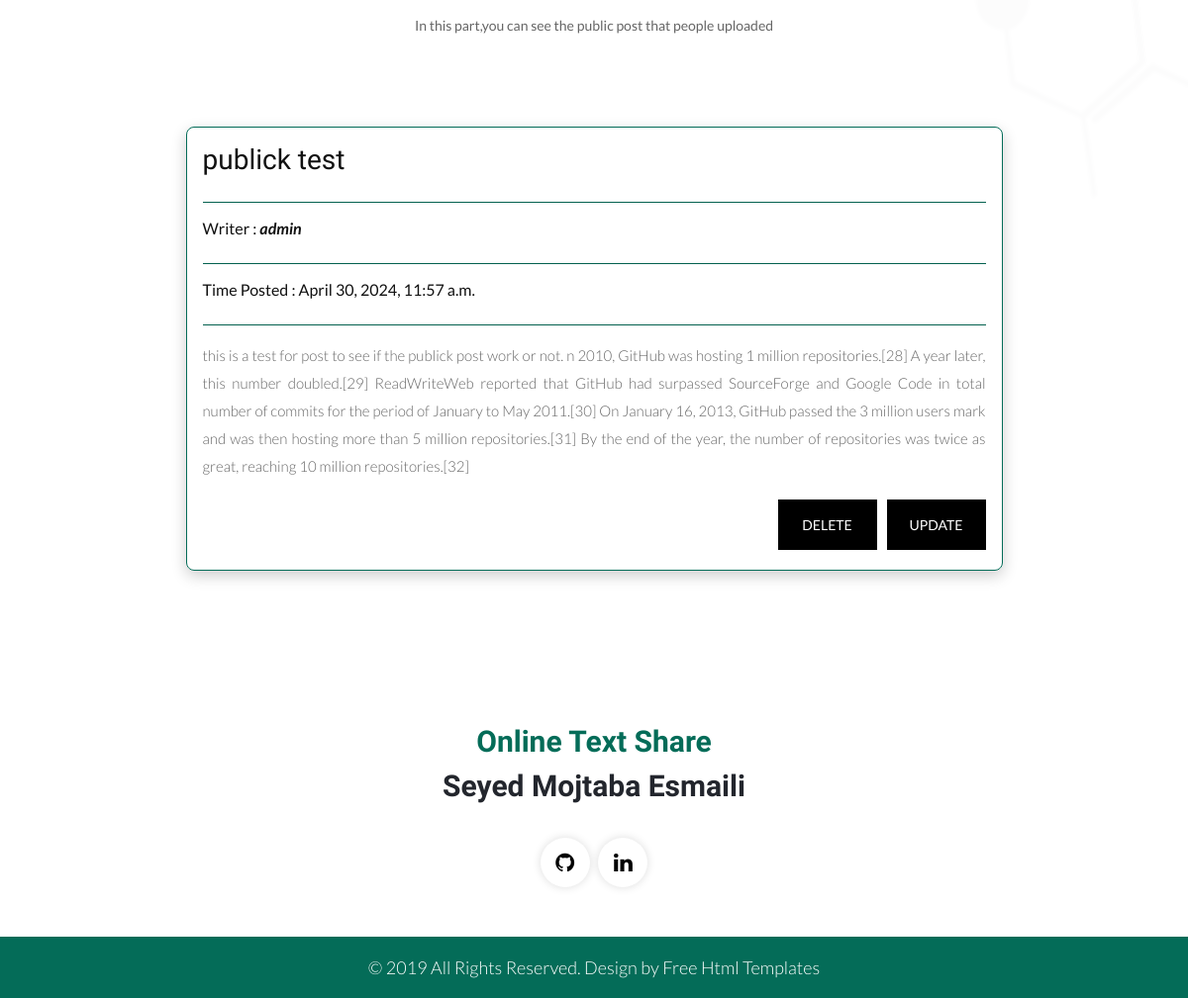
The page /post_detail/2 (lower part) on the database as committed earlier.
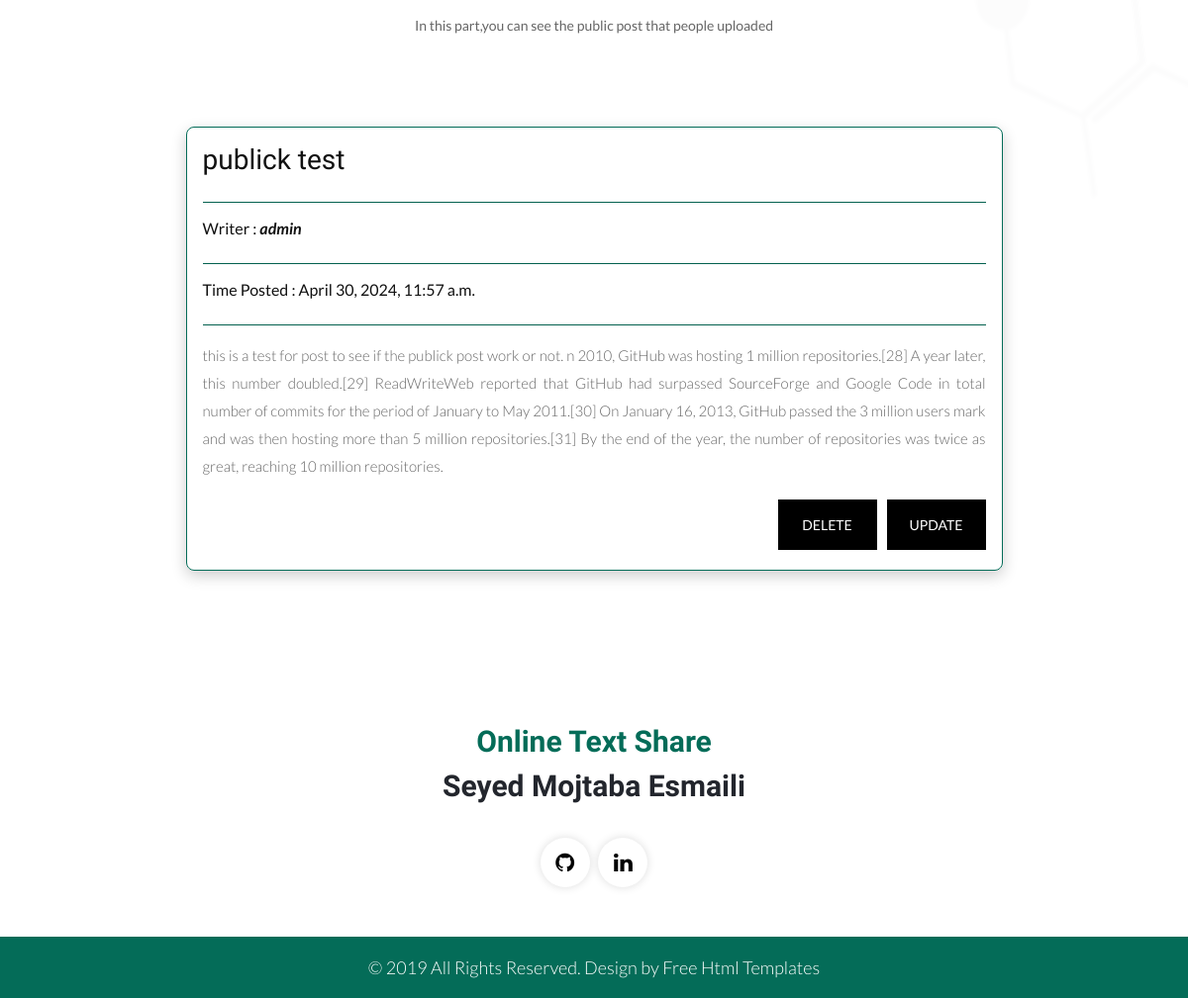
The same page on the database as committed later.
### posts/models.py (models this page shows, shortened)
class Post(models.Model):
    title = models.CharField(max_length=100)
    content = models.TextField()
    date_posted = models.DateTimeField(default=timezone.now)
    is_publick = models.BooleanField(default=False)
    user = models.ForeignKey(User,on_delete=models.CASCADE,null=True)
    class Meta:
        ordering = ['date_posted']

### posts/views.py (the view)
# urls.py: path('post_detail/<int:pk>',PostDetailview.as_view(),name='detail_post'),
class PostDetailview(DetailView):           # tempalte = > post_detail.html
    model = Post
    ordering = ['date_posted']

### posts/templates/posts/post_detail.html (shortened to what this page needs)
{% extends "posts/base.html" %}
{% block content %}
<div class="blog_main">
    <div class="container">
       <div class="row">
          <div class="col-md-12">
             <div class="titlepage">
                <h2>Public Posts</h2>
                <span>In this part,you can see the public post that people uploaded</span>
             </div>
          </div>
       </div>
        <div class='card-container'>
                  <div class='card-detail'>
                     <div class='card-content'>
                        <article>
                           <h3>{{post.title}}</h3>
                           <hr style="background:#046c58;">
                           <h4>Writer : <b><i>{{post.user.username}}</i></b></h4>
                           <hr style="background:#046c58;">
                           <h4>Time Posted : {{post.date_posted}}</h4>
                           <hr style="background:#046c58;">
                           <p>{{post.content}}</p>
                        </article>
                        <div class='post-btns'>
                            <a  href='/update_post/{{post.id}}'><button class='post-btn'>Update</button></a>
                            <a  href='/delete_post/{{post.id}}'><button class='post-btn-delete'>Delete</button></a>
                        </div>
                     </div>
                  </div>
         </div>
    </div>
</div>
{% endblock content %}

Rows that differ between the two databases and show on the page:
changed Post "publick test": content "…great, reaching 10 million repositories.[32]" → "…great, reaching 10 million repositories."
